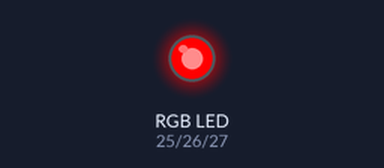
Bench run of a sketch on a simulated ESP32. Shown: an RGB LED mixed from three pins (HIGH = lit). Dim RGB values are drawn brighter than linear.

Above: at 0.05 s.
At 2.05 s:
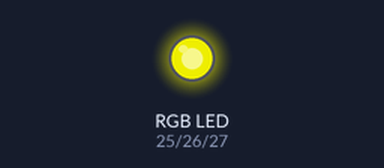
At 4.0 s:
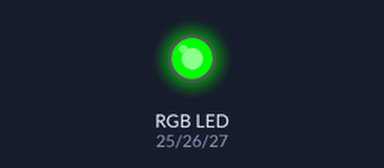
At 5.0 s:
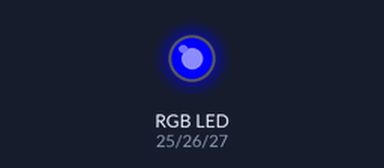
At 6.0 s:
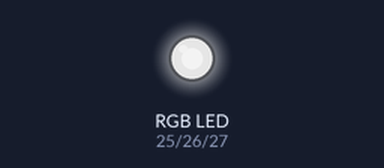
At 8.0 s:
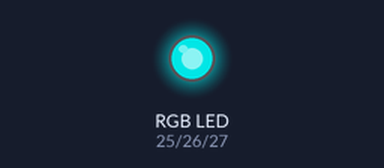
Timing chart, 0 to 10.4 s (numbered marks = the images above):
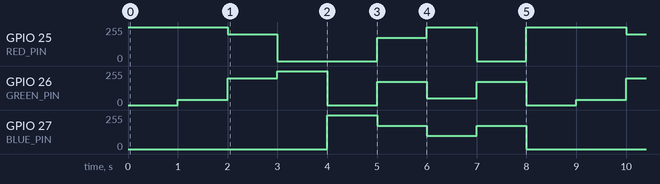

The sketch:

rgb_test.ino
```cpp
// Define the pins for the ESP8266
#define RED_PIN     25
#define GREEN_PIN   26
#define BLUE_PIN    27

void setup() {
  pinMode(RED_PIN, OUTPUT);
  pinMode(GREEN_PIN, OUTPUT);
  pinMode(BLUE_PIN, OUTPUT);
}

void loop() {
  setColor(255, 0, 0);       // Red
  delay(1000);

  setColor(255, 40, 0);      // Orange
  delay(1000);

  setColor(200, 200, 0);     // Yellow
  delay(1000);

  setColor(0, 255, 0);       // Green
  delay(1000);

  setColor(0, 0, 255);        // Blue
  delay(1000);

  setColor(175, 175, 175);    // White
  delay(1000);

  setColor(255, 50, 100);     // Pink
  delay(1000);

  setColor(0, 175, 175);      // Cyan
  delay(1000);
}
// Helper function to easily set colors
void setColor(int redValue, int greenValue, int blueValue) {
  analogWrite(RED_PIN, redValue);
  analogWrite(GREEN_PIN, greenValue);
  analogWrite(BLUE_PIN, blueValue);
}
```

Measured:
- by itself, GPIO 25 (RED_PIN): repeats every 8.0 s: 200/255 1.0 s, 0/255 2.0 s, 175/255 1.0 s, 255/255 1.0 s, 0/255 1.0 s, 255/255 2.0 s
- by itself, GPIO 27 (BLUE_PIN): repeats every 8.0 s: 175/255 1.0 s, 100/255 1.0 s, 175/255 1.0 s, 0/255 4.0 s, 255/255 1.0 s
- by itself, GPIO 26 (GREEN_PIN): repeats every 8.0 s: 200/255 1.0 s, 255/255 1.0 s, 0/255 1.0 s, 175/255 1.0 s, 50/255 1.0 s, 175/255 1.0 s, 0/255 1.0 s, 40/255 1.0 s
